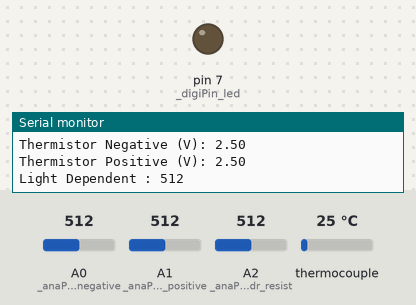
A sketch run on a simulated Arduino Uno, built with avr-gcc and run on an emulated ATmega328P. Parts: output pins drawn as LEDs (lit = HIGH), the last lines printed to the serial monitor. The inputs (shaded band) are chosen by the test bench; at power-on: thermocouple 25 °C, A2 (_anaPin_ldr_resist) = 512, A0 (_anaPin_thermistor_negative) = 512, A1 (_anaPin_thermistor_positive) = 512.

Above: at 1.7 s.
1.8 s: thermocouple set to 22 °C
At 3.6 s:
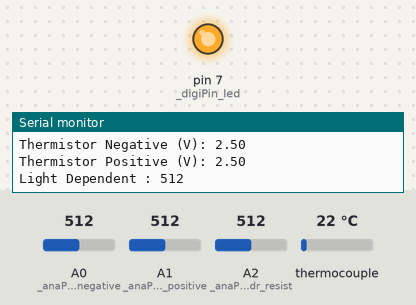
4.0 s: thermocouple set to 75 °C
At 5.7 s:
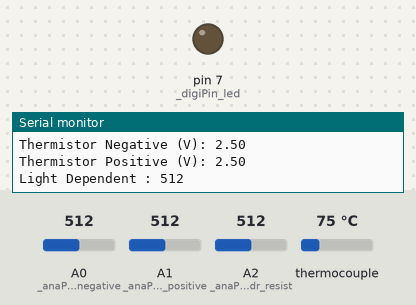
6.0 s: A2 (_anaPin_ldr_resist) set to 108
7.7 s: A2 (_anaPin_ldr_resist) set to 93
At 9.7 s:
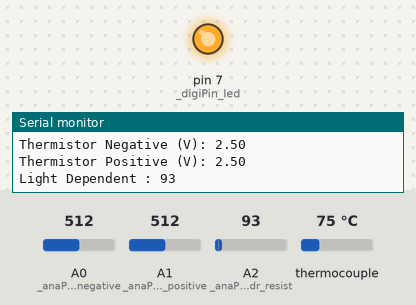
10.0 s: A2 (_anaPin_ldr_resist) set to 110
At 11.7 s:
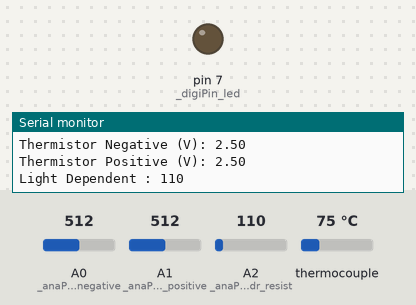
12.0 s: A2 (_anaPin_ldr_resist) set to 90
At 14.0 s:
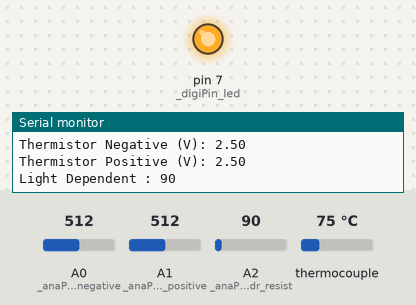
Timing chart, 0 to 15.0 s (numbered marks = the images above; inputs shaded):
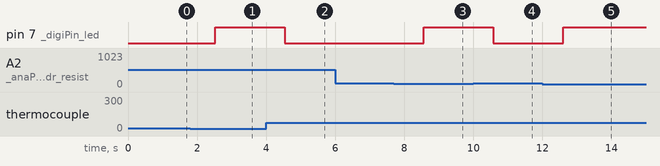

The sketch:

sensor_controller.ino
```cpp
#include <max6675.h>

// Global Variables:
const int _digiPin_led = 7;
const int _digiPin_thermoSO = 8;
const int _digiPin_thermoCS = 9;
const int _digiPin_thermoSCK = 10;

const int _anaPin_thermistor_negative = A0;
const int _anaPin_thermistor_positive = A1;
const int _anaPin_ldr_resist = A2;

const float _voltage_Board = 5.0;
const float _max_bits_sensor = 1023.0;
const int _min_light_in_room = 100;

const float _resistance_ldr_external = 1000.0;

bool _isLightOn = false;


// Imports Max6675 thermocouple module
MAX6675 thermocouple(_digiPin_thermoSCK,_digiPin_thermoCS,_digiPin_thermoSO);

//Main Arduino

// Function Setup working when uploaded to board
void setup() {
  // put your setup code here, to run once:
  Serial.begin(115200);
  Serial.println("Arduino UNO : Working!!");
  Serial.println("Board Status : 200");

  pinMode(_digiPin_led,OUTPUT);
  // MAX Chip to stabilize:
  delay(500);
}

// Thread loop board working everything in function (while - loop):
void loop() {
  //Thermocouple Code is here
  Serial.print("Thermocouple (C): ");
  Serial.println(thermocouple.readCelsius());
  Serial.print("Thermocouple (F): ");
  Serial.println(thermocouple.readFahrenheit());

  //Thermistor:
  int _sensor_bits_negative = analogRead(_anaPin_thermistor_negative);
  int _sensor_bits_positive = analogRead(_anaPin_thermistor_positive);
  float _result_voltage_negative = _sensor_bits_negative * (_voltage_Board / _max_bits_sensor);
  float _result_voltage_positive = _sensor_bits_positive * (_voltage_Board / _max_bits_sensor);
  Serial.print("Thermistor Negative (V): ");
  Serial.println(_result_voltage_negative);
  Serial.print("Thermistor Positive (V): ");
  Serial.println(_result_voltage_positive);

  //Light Dependent Resistor:
  int _sensor_bits_ldr = analogRead(_anaPin_ldr_resist);
  Serial.print("Light Dependent : ");
  Serial.println(_sensor_bits_ldr);

  //LED
  if (_sensor_bits_ldr < _min_light_in_room || (thermocouple.readCelsius() < 25)) {
    if (_isLightOn == false) {
      _isLightOn = true;
      if (thermocouple.readCelsius() < 25) {
        Serial.println("LED Turn on : This room is cold!");
      } else {
        Serial.println("LED Turn on : This room is dark!");
      }
    }
    digitalWrite(_digiPin_led,HIGH);
  } else {
    if (_isLightOn == true) {
      _isLightOn = false;
      Serial.println("LED Turn off : This room is normal!");
    }
    digitalWrite(_digiPin_led,LOW);
  }

  // Delay
  delay(1000);


}
```

Measured:
- the behaviour switches between 25 and 24 °C on thermocouple (found by bisection; images 0 and 1)
- the behaviour switches between 100 and 99 on A2 (_anaPin_ldr_resist) (found by bisection; images 2 and 3)
- after the input at 1.8 s, pin 7 (_digiPin_led): LOW → HIGH after 0.72 s
- after the input at 4.0 s, pin 7 (_digiPin_led): HIGH → LOW after 0.54 s
- after the input at 7.7 s, pin 7 (_digiPin_led): LOW → HIGH after 0.87 s
- after the input at 10.0 s, pin 7 (_digiPin_led): HIGH → LOW after 0.58 s
- after the input at 12.0 s, pin 7 (_digiPin_led): LOW → HIGH after 0.60 s
